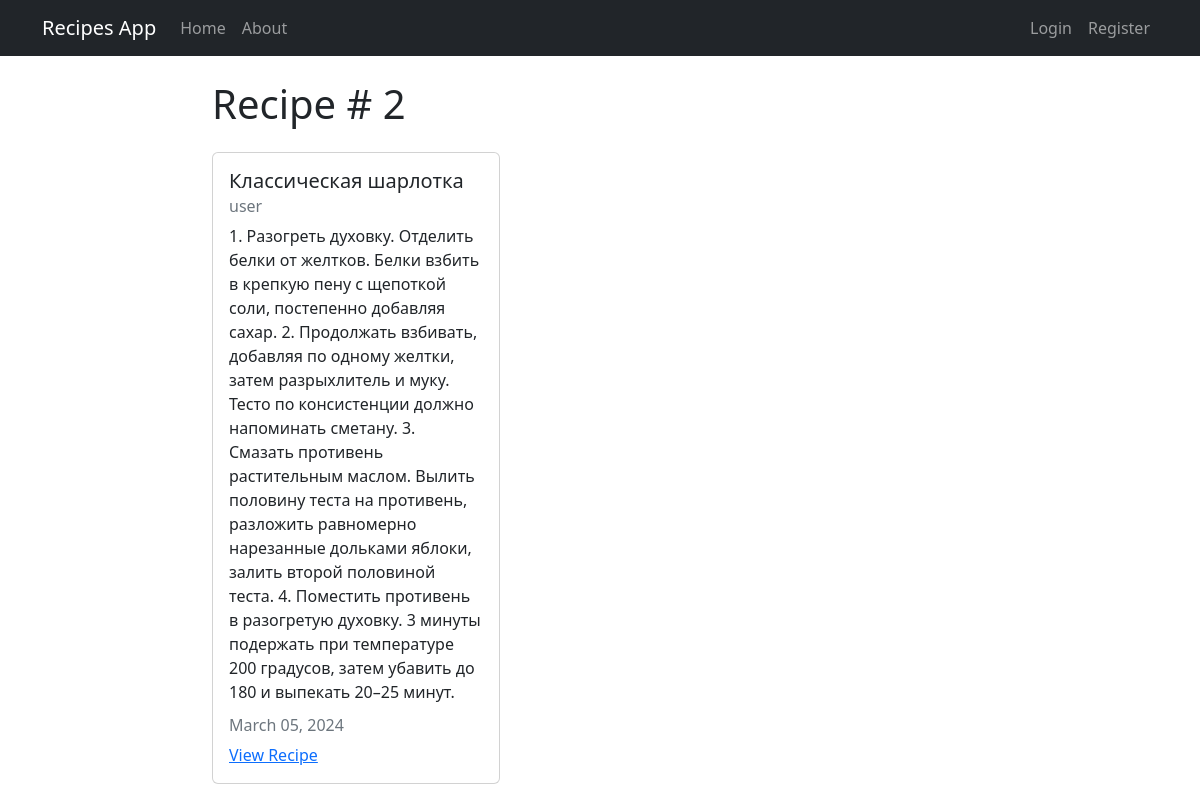
The app's page /recipe/2/ with its own data.
### recipes/models.py (models this page shows, shortened)
class Recipe(models.Model):
  title = models.CharField(max_length=100)
  description = models.TextField()
  author = models.ForeignKey(User, on_delete=models.CASCADE)
  created_at = models.DateTimeField(auto_now_add=True)
  updated_at = models.DateTimeField(auto_now=True)

### recipes/views.py (the view)
# urls.py: path('recipe/<int:pk>/', views.RecipeDetailView.as_view(), name="recipes-detail"),
class RecipeDetailView(DetailView):
  model = models.Recipe

### recipes/templates/recipes/recipe_detail.html
{% extends 'recipes/base.html' %}
{% block content %}
  <h1>Recipe # {{ object.id }}</h1>
  <div class="card my-4" style="width: 18rem">
    <div class="card-body">
      <h5 class="card-title">{{ object.title }}</h5>
      <h6 class="card-subtitle mb-2 text-muted">{{ object.author }}</h6>
      <p class="card-text">{{ object.description }}</p>
      <h6 class="card-subtitle mb-2 text-muted">{{ object.updated_at|date:'F d, Y' }}
      </h6>
      <a href="{% url 'recipes-detail' recipe.pk %}" class="card-link">View Recipe</a>
    </div>
  </div>
{% endblock %}

### records on screen
Recipe: id "2", title "Классическая шарлотка", author "user", description "1. Разогреть духовку. Отделить белки от желтков. Белки взбить в крепкую пену с щепоткой соли, постепенно добавляя сахар. 2. Продолжать взбивать, добавляя по одному желтки, затем разрыхлитель и муку. Тесто по консистенции должно напоминать сметану. 3. Смазать противень растительным маслом. Вылить половину теста на противень, разложить равномерно нарезанные дольками яблоки, залить второй половиной теста. 4. Поместить противень в разогретую духовку. 3 минуты подержать при температуре 200 градусов, затем убавить до 180 и выпекать 20–25 минут.", updated_at "March 05, 2024"
